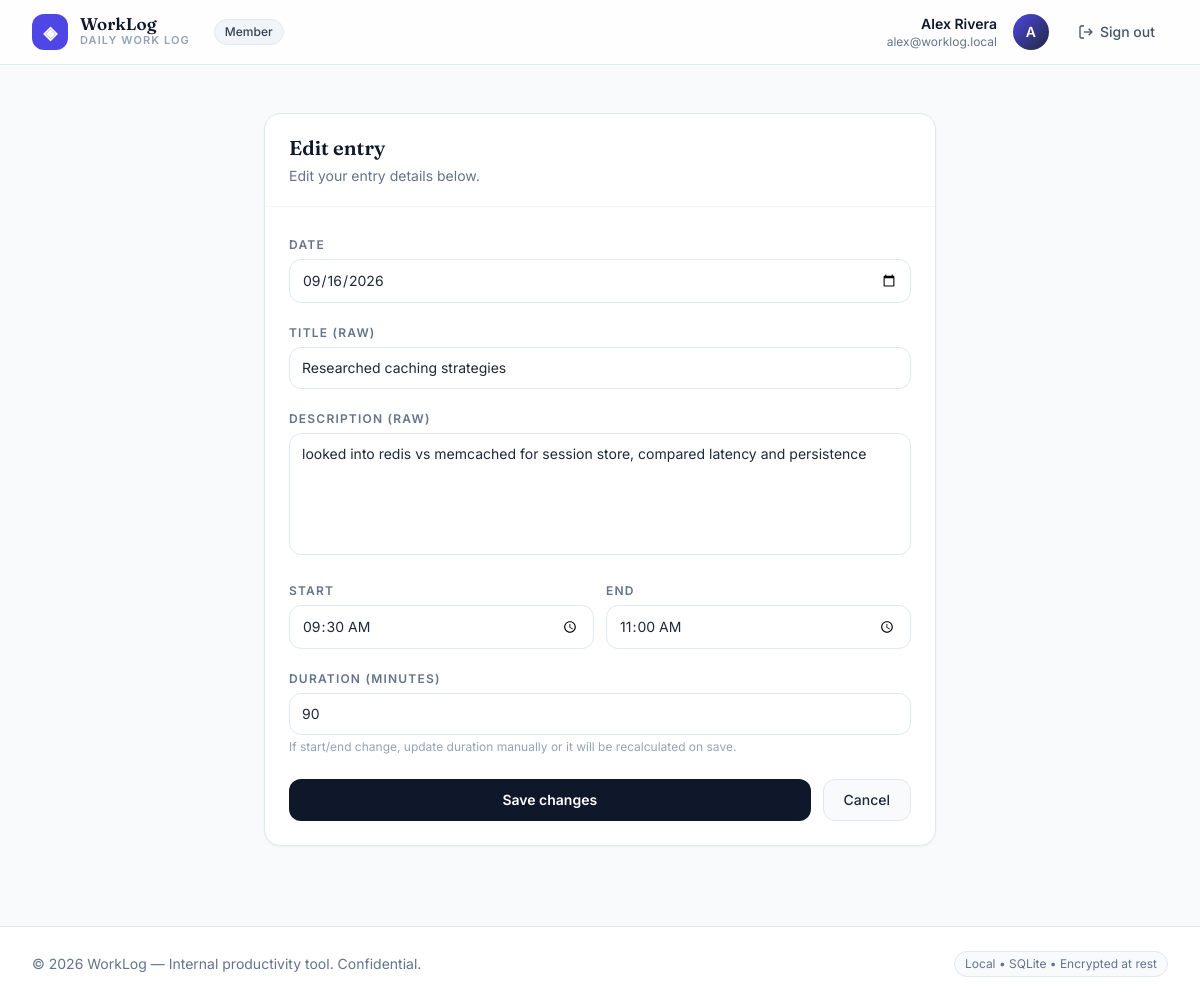
/entries/21/edit (signed in), run on the app's committed database.
### tables this page shows
CREATE TABLE users (
    id INTEGER PRIMARY KEY AUTOINCREMENT,
    name TEXT NOT NULL,
    email TEXT NOT NULL UNIQUE COLLATE NOCASE,
    password_hash TEXT NOT NULL,
    role TEXT NOT NULL CHECK(role IN ('manager','member')),
    created_at TEXT NOT NULL DEFAULT (datetime('now')),
    created_by INTEGER REFERENCES users(id) ON DELETE SET NULL
);

CREATE TABLE entries (
    id INTEGER PRIMARY KEY AUTOINCREMENT,
    user_id INTEGER NOT NULL REFERENCES users(id) ON DELETE CASCADE,
    title_raw TEXT NOT NULL,
    description_raw TEXT NOT NULL,
    title_enhanced TEXT,
    description_enhanced TEXT,
    category TEXT CHECK(category IN ('Bug Fix','Feature Development','Meeting','Documentation','Research','Support/Maintenance','Design','Other') OR category IS NULL),
    date TEXT NOT NULL, -- YYYY-MM-DD
    start_time TEXT, -- HH:MM
    end_time TEXT,   -- HH:MM
    duration_minutes INTEGER NOT NULL,
    created_at TEXT NOT NULL DEFAULT (datetime('now')),
    updated_at TEXT NOT NULL DEFAULT (datetime('now')),
    enhanced_at TEXT
);

### app.py (the view, shortened to what this page needs)
@app.route("/entries/<int:entry_id>/edit", methods=["GET", "POST"])
@login_required
def edit_entry(entry_id):
    conn = get_connection()
    try:
        cur = conn.execute("SELECT * FROM entries WHERE id=?", (entry_id,))
        row = cur.fetchone()
        if not row:
            abort(404)
        entry = dict(row)
        if g.user["role"] != "manager" and entry["user_id"] != g.user["id"]:
            abort(403)
        return render_template("edit_entry.html", entry=entry, categories=CATEGORIES)
    finally:
        conn.close()

### app.py (called while the page is built)
def get_current_user():
    if "user_id" not in session:
        return None
    conn = get_connection()
    try:
        cur = conn.execute("SELECT * FROM users WHERE id=?", (session["user_id"],))
        row = cur.fetchone()
        return dict(row) if row else None
    finally:
        conn.close()

@app.context_processor
def inject_now():
    return {"now": datetime.now}

@app.before_request
def load_user():
    g.user = get_current_user()

def login_required(f):
    @wraps(f)
    def wrapper(*args, **kwargs):
        if not g.user:
            if request.headers.get("HX-Request"):
                response = make_response("", 401)
                response.headers["HX-Redirect"] = url_for("login")
                return response
            return redirect(url_for("login", next=request.path))
        return f(*args, **kwargs)
    return wrapper

### db.py (called while the page is built)
def get_db_path():
    return Config.DATABASE_PATH

def get_connection():
    db_path = get_db_path()
    os.makedirs(os.path.dirname(db_path), exist_ok=True)
    conn = sqlite3.connect(db_path, timeout=10, check_same_thread=False)
    conn.row_factory = sqlite3.Row
    conn.execute("PRAGMA foreign_keys=ON;")
    return conn

### templates/edit_entry.html (shortened to what this page needs)
{% extends "base.html" %}
{% block content %}
<div class="max-w-2xl mx-auto">
  <div class="bg-white rounded-2xl border border-ink-200 shadow-sm overflow-hidden">
    <div class="px-6 py-5 border-b border-ink-100">
      <h1 class="font-display text-xl font-semibold text-ink-900">Edit entry</h1>
      <p class="text-sm text-ink-500 mt-1">Edit your entry details below.</p>
    </div>
    <form method="post" class="p-6 space-y-4" x-data="{start:'{{ entry.start_time or '' }}', end:'{{ entry.end_time or '' }}'}">
      <div>
        <label class="text-xs font-semibold tracking-widest uppercase text-ink-500">Date</label>
        <input type="date" name="date" value="{{ entry.date }}" class="mt-1 w-full px-3 py-2.5 rounded-xl border border-ink-200 text-sm">
      </div>
      <div>
        <label class="text-xs font-semibold tracking-widest uppercase text-ink-500">Title (raw)</label>
        <input name="title_raw" value="{{ entry.title_raw }}" required class="mt-1 w-full px-3 py-2.5 rounded-xl border border-ink-200 text-sm">
      </div>
      <div>
        <label class="text-xs font-semibold tracking-widest uppercase text-ink-500">Description (raw)</label>
        <textarea name="description_raw" rows="5" required class="mt-1 w-full px-3 py-2.5 rounded-xl border border-ink-200 text-sm resize-none">{{ entry.description_raw }}</textarea>
      </div>
      <div class="grid grid-cols-2 gap-3">
        <div>
          <label class="text-xs font-semibold tracking-widest uppercase text-ink-500">Start</label>
          <input type="time" name="start_time" value="{{ entry.start_time or '' }}" x-model="start" class="mt-1 w-full px-3 py-2.5 rounded-xl border border-ink-200 text-sm">
        </div>
        <div>
          <label class="text-xs font-semibold tracking-widest uppercase text-ink-500">End</label>
          <input type="time" name="end_time" value="{{ entry.end_time or '' }}" x-model="end" class="mt-1 w-full px-3 py-2.5 rounded-xl border border-ink-200 text-sm">
        </div>
      </div>
      <div>
        <label class="text-xs font-semibold tracking-widest uppercase text-ink-500">Duration (minutes)</label>
        <input type="number" name="duration_minutes" value="{{ entry.duration_minutes }}" min="1" max="1440" class="mt-1 w-full px-3 py-2.5 rounded-xl border border-ink-200 text-sm">
        <p class="text-xs text-ink-400 mt-1">If start/end change, update duration manually or it will be recalculated on save.</p>
      </div>
      <div class="flex gap-3 pt-2">
        <button class="px-5 py-2.5 rounded-xl bg-ink-900 text-white text-sm font-semibold flex-1">Save changes</button>
        <a href="{{ url_for('member_dashboard') if g.user.role!='manager' else url_for('manager_dashboard') }}" class="px-5 py-2.5 rounded-xl bg-ink-50 border border-ink-200 text-sm font-medium text-center">Cancel</a>
      </div>
    </form>
  </div>
</div>
{% endblock %}

### templates/base.html (shortened to what this page needs)
<!DOCTYPE html>
<html lang="en" class="h-full">
<head>
  <script src="https://cdn.tailwindcss.com"></script>
</head>
<body class="min-h-full bg-[#f8fafc] text-ink-800 antialiased">
  {% if g.user %}
  <header class="sticky top-0 z-40 bg-white/80 backdrop-blur border-b border-ink-200">
    <div class="max-w-7xl mx-auto px-4 sm:px-6 lg:px-8">
      <div class="flex h-[64px] items-center justify-between">
        <div class="flex items-center gap-3">
          <div class="w-9 h-9 rounded-xl bg-primary-600 flex items-center justify-center text-white font-bold text-[18px] tracking-tight">◈</div>
          <div>
            <div class="font-display text-[17px] leading-none font-semibold text-ink-900">WorkLog</div>
            <div class="text-[11px] tracking-widest font-semibold text-ink-400 uppercase">Daily Work Log</div>
          </div>
          <span class="hidden sm:inline-flex ml-3 px-2.5 py-1 rounded-full text-xs font-medium {% if g.user.role=='manager' %}bg-ink-900 text-white{% else %}bg-ink-100 text-ink-700 border border-ink-200{% endif %}">{{ g.user.role|capitalize }}</span>
        </div>
        <div class="flex items-center gap-2 sm:gap-4">
          <div class="hidden sm:flex flex-col items-end leading-tight">
            <span class="text-sm font-semibold text-ink-900">{{ g.user.name }}</span>
            <span class="text-xs text-ink-500">{{ g.user.email }}</span>
          </div>
          <div class="w-9 h-9 rounded-full bg-gradient-to-br from-primary-600 to-ink-800 flex items-center justify-center text-white text-sm font-semibold">{{ g.user.name[0]|upper }}</div>
          <a href="{{ url_for('logout') }}" class="hidden sm:inline-flex items-center gap-1.5 px-3 py-2 rounded-lg text-sm font-medium text-ink-600 hover:bg-ink-50 border border-transparent hover:border-ink-200">
            <svg width="16" height="16" viewBox="0 0 24 24" fill="none" stroke="currentColor" stroke-width="2"><path d="M9 21H5a2 2 0 0 1-2-2V5a2 2 0 0 1 2-2h4"/><polyline points="16 17 21 12 16 7"/><line x1="21" y1="12" x2="9" y2="12"/></svg>
            Sign out
          </a>
        </div>
      </div>
    </div>
  </header>
  {% endif %}
  <main class="max-w-7xl mx-auto px-4 sm:px-6 lg:px-8 py-6 sm:py-8">
    {% block content %}{% endblock %}
  </main>
  <footer class="mt-12 border-t border-ink-200 bg-white">
    <div class="max-w-7xl mx-auto px-4 sm:px-6 lg:px-8 py-6 flex flex-col sm:flex-row items-center justify-between gap-3 text-sm text-ink-500">
      <span>© {{ now().year if now else 2026 }} WorkLog — Internal productivity tool. Confidential.</span>
      <span class="text-xs bg-ink-50 border border-ink-200 px-2.5 py-1 rounded-full">Local • SQLite • Encrypted at rest</span>
    </div>
  </footer>
</body>
</html>

### templates/base.html (style rules this page uses)
* { font-family: Inter, system-ui, -apple-system, sans-serif }
.font-display { font-family: Fraunces, Georgia, serif }

### data on the page
users: user.role "Member", user.name "Alex Rivera", user.email "alex@worklog.local", user "A"
entries: date "09/16/2026", title_raw "Researched caching strategies", description_raw "looked into redis vs memcached for session store, compared latency and persistence", start_time "09:30", end_time "11:00", duration_minutes "90"
